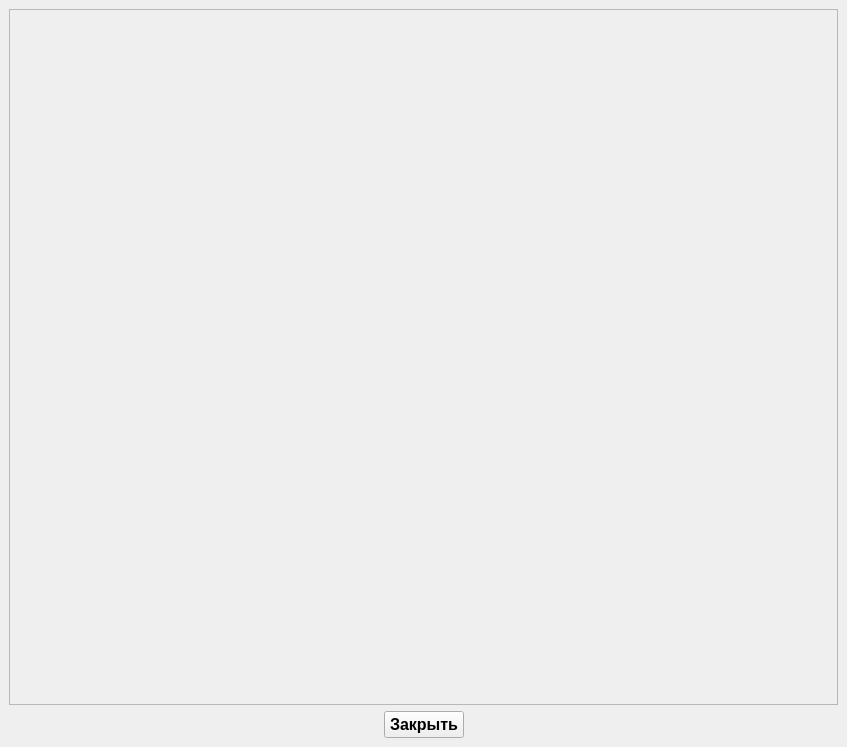
<?xml version="1.0" encoding="UTF-8"?>
<ui version="4.0">
 <class>Help_Window</class>
 <widget class="QMainWindow" name="Help_Window">
  <property name="geometry">
   <rect>
    <x>0</x>
    <y>0</y>
    <width>847</width>
    <height>747</height>
   </rect>
  </property>
  <property name="minimumSize">
   <size>
    <width>736</width>
    <height>658</height>
   </size>
  </property>
  <property name="maximumSize">
   <size>
    <width>1100</width>
    <height>871</height>
   </size>
  </property>
  <property name="windowTitle">
   <string>Помощь &quot;Мировое время&quot;</string>
  </property>
  <property name="windowIcon">
   <iconset resource="World_time.qrc">
    <normaloff>:/kworldclock.png</normaloff>:/kworldclock.png</iconset>
  </property>
  <widget class="QWidget" name="centralwidget">
   <layout class="QGridLayout" name="gridLayout">
    <item row="0" column="0" colspan="3">
     <widget class="QFrame" name="frame">
      <property name="minimumSize">
       <size>
        <width>200</width>
        <height>200</height>
       </size>
      </property>
      <property name="frameShape">
       <enum>QFrame::Shape::StyledPanel</enum>
      </property>
      <property name="frameShadow">
       <enum>QFrame::Shadow::Raised</enum>
      </property>
     </widget>
    </item>
    <item row="1" column="0">
     <spacer name="horizontalSpacer">
      <property name="orientation">
       <enum>Qt::Orientation::Horizontal</enum>
      </property>
      <property name="sizeHint" stdset="0">
       <size>
        <width>254</width>
        <height>20</height>
       </size>
      </property>
     </spacer>
    </item>
    <item row="1" column="1">
     <widget class="QPushButton" name="pushB_Close">
      <property name="font">
       <font>
        <pointsize>12</pointsize>
        <bold>true</bold>
       </font>
      </property>
      <property name="text">
       <string>Закрыть</string>
      </property>
     </widget>
    </item>
    <item row="1" column="2">
     <spacer name="horizontalSpacer_2">
      <property name="orientation">
       <enum>Qt::Orientation::Horizontal</enum>
      </property>
      <property name="sizeHint" stdset="0">
       <size>
        <width>254</width>
        <height>20</height>
       </size>
      </property>
     </spacer>
    </item>
   </layout>
  </widget>
 </widget>
 <resources>
  <include location="World_time.qrc"/>
 </resources>
 <connections>
  <connection>
   <sender>pushB_Close</sender>
   <signal>clicked()</signal>
   <receiver>Help_Window</receiver>
   <slot>close()</slot>
   <hints>
    <hint type="sourcelabel">
     <x>338</x>
     <y>603</y>
    </hint>
    <hint type="destinationlabel">
     <x>338</x>
     <y>312</y>
    </hint>
   </hints>
  </connection>
 </connections>
</ui>
